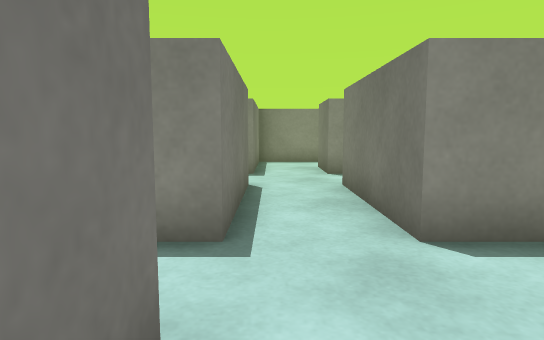
view 1 (above)

22 first-person views from a walk through a scene from a Unity 3-D project. The camera is 0.55 m above the floor, tilts 6° down and sees 75° across. The floor is counted in squares, 0.5 m on a side. Each view is taken from the middle of a square. On the plan, view 1 faces up. The plan holds only what a view shows up to about 13 squares ahead; the rest is blank. The place goes on beyond the plan. Surface patterns are stand-ins for the level's own textures.

view 2
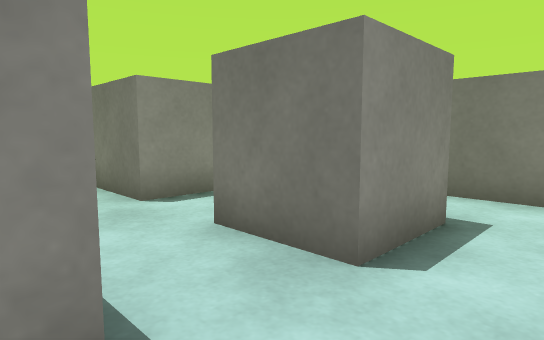

view 3
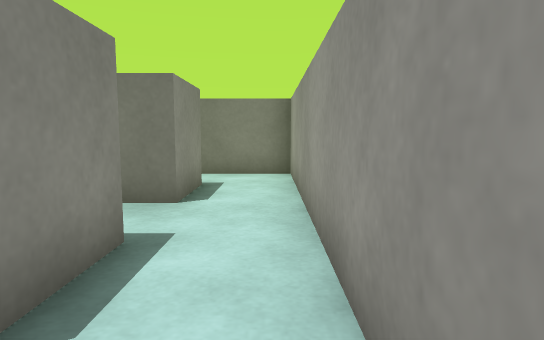

view 4
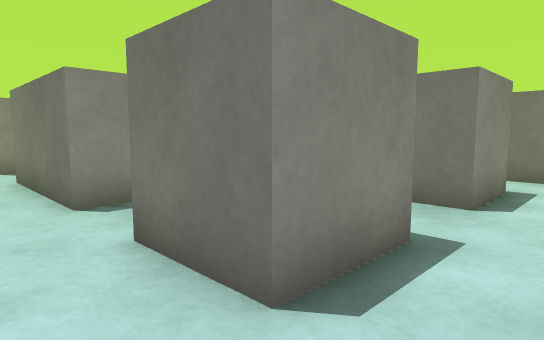

view 5
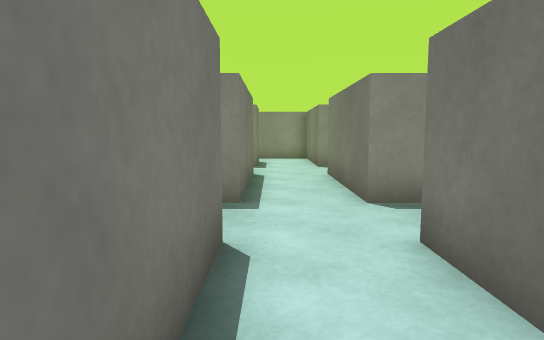

view 6
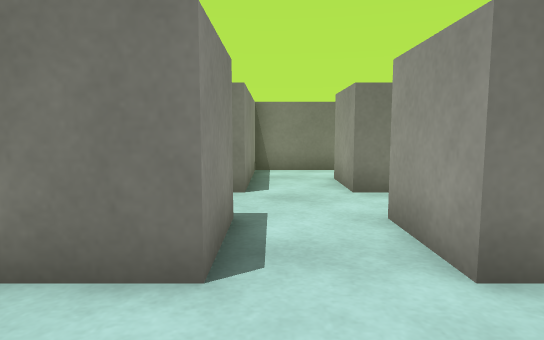

view 7
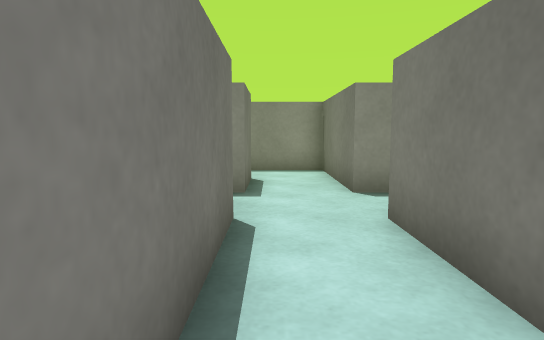

view 8
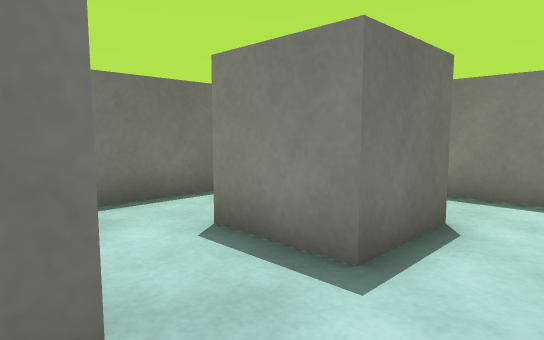

view 9
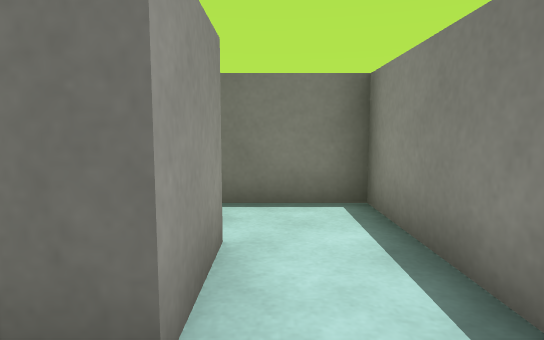

view 10
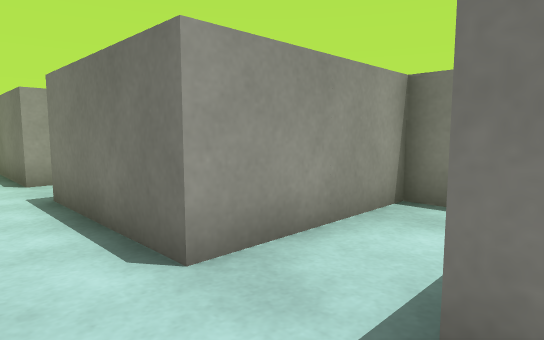

view 11
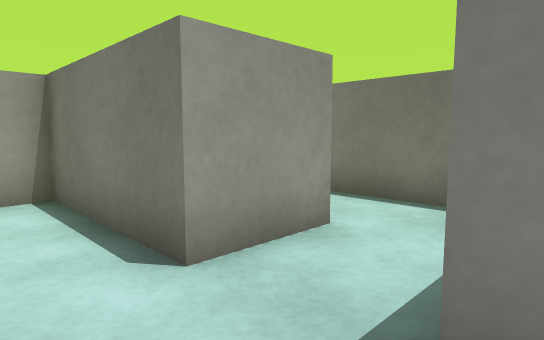

view 12
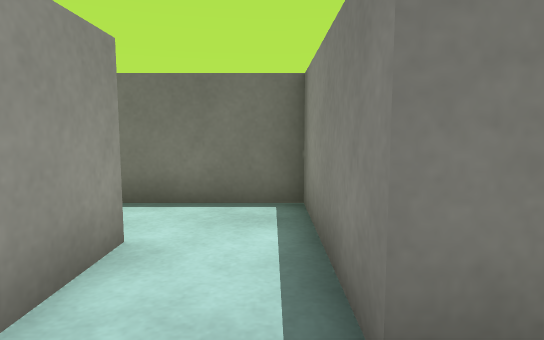

view 13
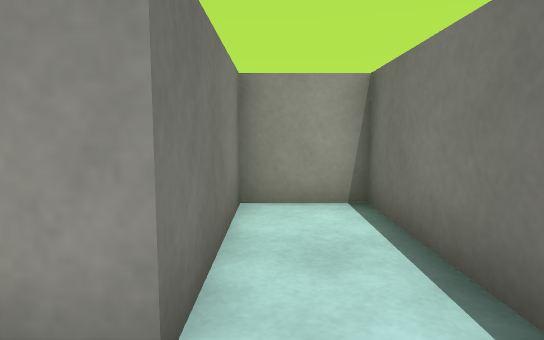

view 14
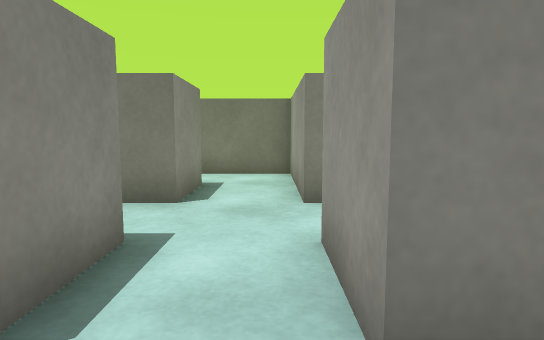

view 15
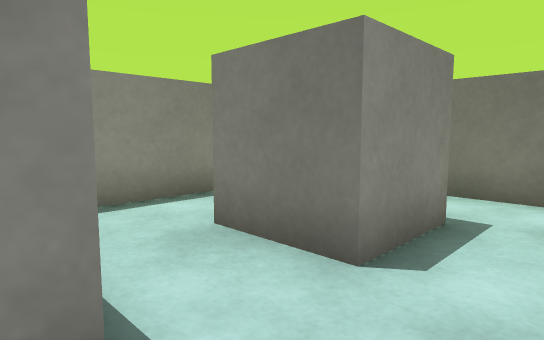

view 16
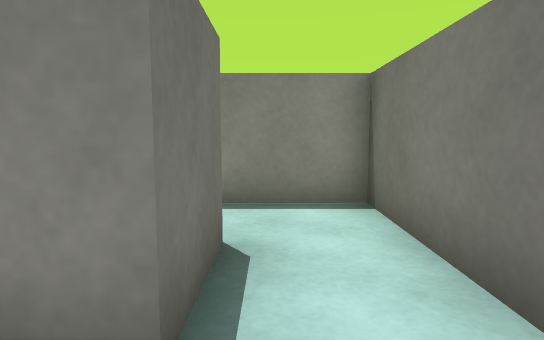

view 17
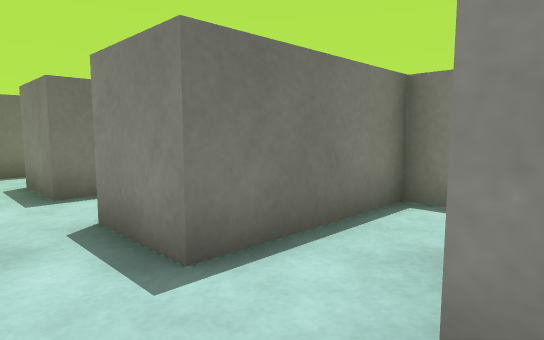

view 18
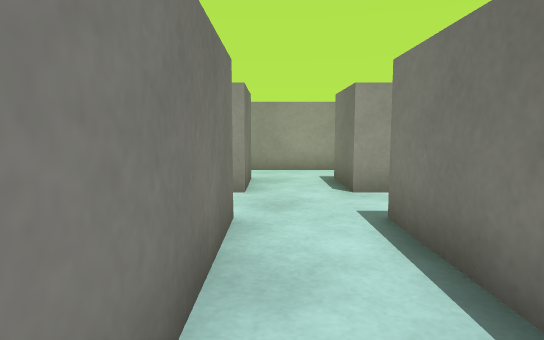

view 19
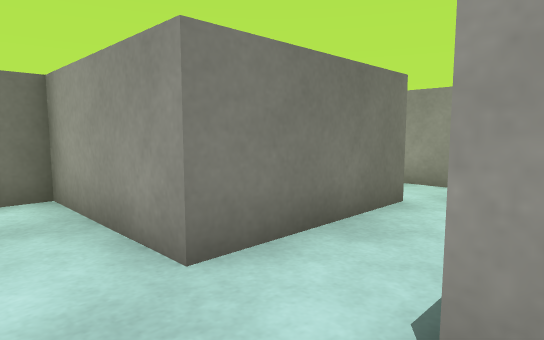

view 20
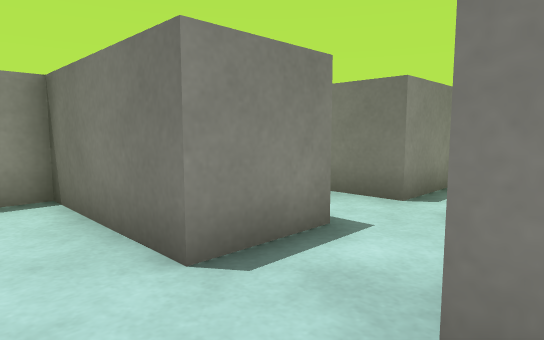

view 21
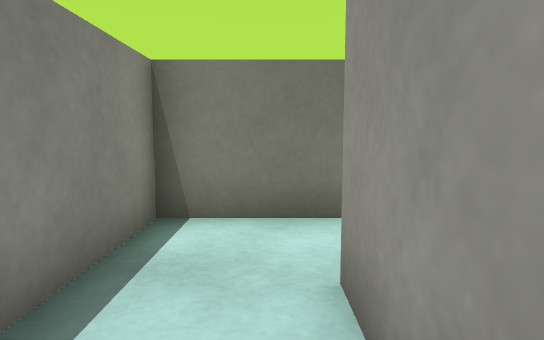

view 22
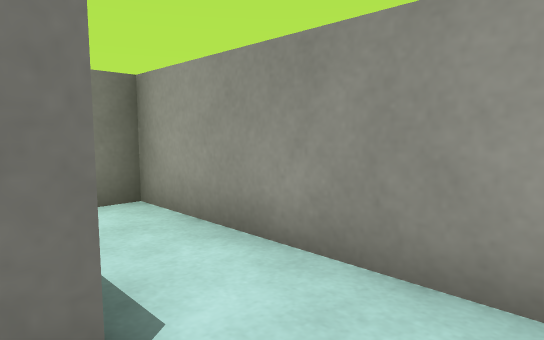

### Floor plan
Points are (right, up) in squares from view 1. A wall is a line through its corners. A room is listed if a view was taken in it or the views show most of it. See-through windows are left out.
Room 1 (views 1, 2, 3, 4, 5, 12, 21, 22)
walls: (-0.5, -0.5) (-2.5, -0.5) (-2.5, 1.5) (-0.5, 1.5) (-0.5, -0.5); (3.6, -0.5) (1.5, -0.5) (1.5, 1.5) (3.5, 1.5); (-0.5, 3.5) (-2.5, 3.5); (-4.5, 1.5) (-4.5, -2.5) (5.5, -2.5) (5.5, 3.5) (1.5, 3.5)
ways out: opening at (-3.5, 3.5) to room 2; opening at (0.5, 3.5) to room 4
Room 2 (views 6, 7, 8, 9, 10, 11, 14, 15, 19, 20)
walls: (-6.5, 11.5) (-4.5, 11.5) (-4.5, 9.5) (-6.5, 9.5); (-0.5, 9.5) (-2.5, 9.5) (-2.5, 13.5) (-8.5, 13.5) (-8.5, 7.5) (-4.5, 7.5) (-4.5, 3.5) (-6.5, 3.5); (-2.5, 3.5) (-2.5, 7.5) (-0.5, 7.5); (-6.5, 1.5) (-4.5, 1.5)
ways out: opening at (-3.5, 3.5) to room 1; opening at (-5.5, 2.5) to room 3; opening at (-1.5, 8.5) to room 4
Room 3 (view 13)
walls: (-6.5, 3.5) (-8.5, 3.5) (-8.5, -2.5) (-6.5, -2.5) (-6.5, 1.5)
ways out: opening at (-5.5, 2.5) to room 2
Room 4 (views 16, 17, 18)
walls: (-0.5, 7.5) (-0.5, 3.5); (3.5, 11.5) (3.5, 9.5) (1.5, 9.5) (1.5, 11.5); (1.5, 3.5) (1.5, 7.5) (5.5, 7.5) (5.5, 13.5) (-0.5, 13.5) (-0.5, 9.5)
ways out: opening at (0.5, 3.5) to room 1; opening at (-1.5, 8.5) to room 2

Where each view was taken, in squares from view 1:
view 1: 0 up, 0 right, facing up
view 2: 2 down, 1 left, facing up-right
view 3: 2 down, 4 left, facing right
view 4: 2 down, 4 left, facing up-right
view 5: 2 down, 4 left, facing up
view 6: 3 up, 5 left, facing right
view 7: 3 up, 4 left, facing up
view 8: 7 up, 3 left, facing up-left
view 9: 12 up, 3 left, facing left
view 10: 10 up, 3 left, facing down-left
view 11: 4 up, 3 left, facing down-left
view 12: 3 up, 3 left, facing left
view 13: 3 up, 7 left, facing down
view 14: 8 up, 4 left, facing right
view 15: 8 up, 1 left, facing up-right
view 16: 8 up, 4 right, facing up
view 17: 8 up, 2 right, facing up-left
view 18: 8 up, 1 right, facing down
view 19: 9 up, 1 left, facing down-right
view 20: 7 up, 4 left, facing up-right
view 21: 2 up, 1 right, facing right
view 22: 0 up, 0 right, facing down-right
